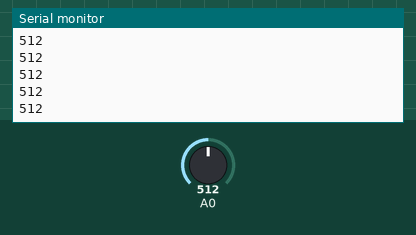
The sketch below on a simulated Arduino Uno, built with avr-gcc and run on an emulated ATmega328P. On the bench: the last lines printed to the serial monitor. The test bench sets the inputs (shaded band); at power-on: A0 = 512.

Above: at 1.2 s.
1.3 s: A0 set to 716
At 1.9 s:
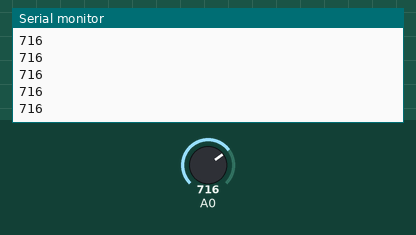
2.8 s: A0 set to 900
At 3.4 s:
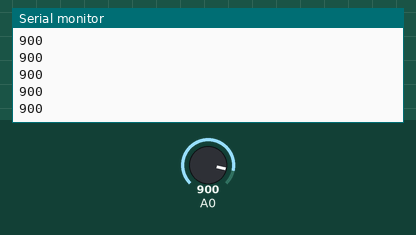
Timing chart, 0 to 5.8 s (numbered marks = the images above; inputs shaded):
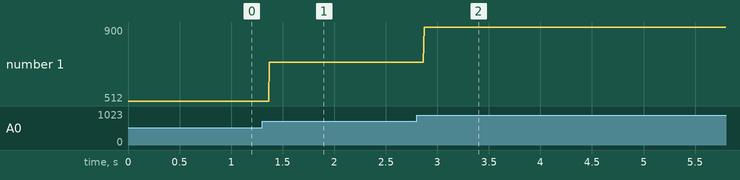

The sketch:

21SoilSensor.ino
```cpp
/*
 * Generated using BlocklyDuino:
 *
 * https://github.com/MediaTek-Labs/BlocklyDuino-for-LinkIt
 *
 * Date: Thu, 05 Nov 2020 00:30:20 GMT
 */


void setup()
{
  Serial.begin(9600);


}


void loop()
{
  Serial.println(analogRead(A0));
}
```

Measured:
- after the input at 1.3 s, the serial monitor: prints a new line after 0.07 s (image 1)
- after the input at 2.8 s, the serial monitor: prints a new line after 0.07 s (image 2)
- plotted number 1: 512 → 716 after the input at 1.3 s, 716 → 900 after the input at 2.8 s
